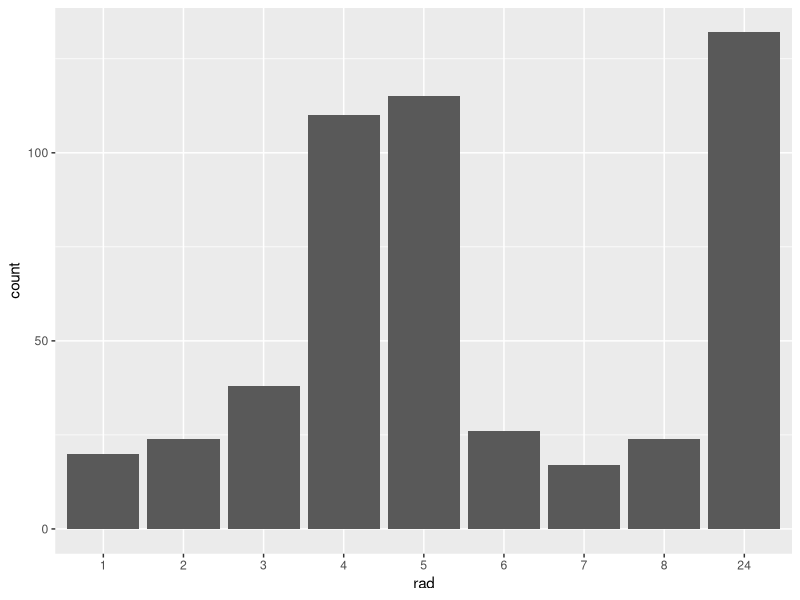
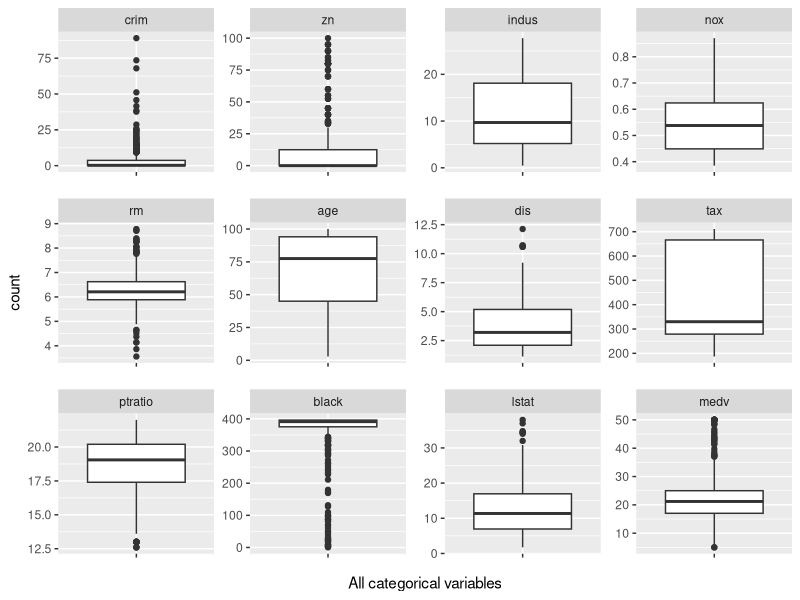
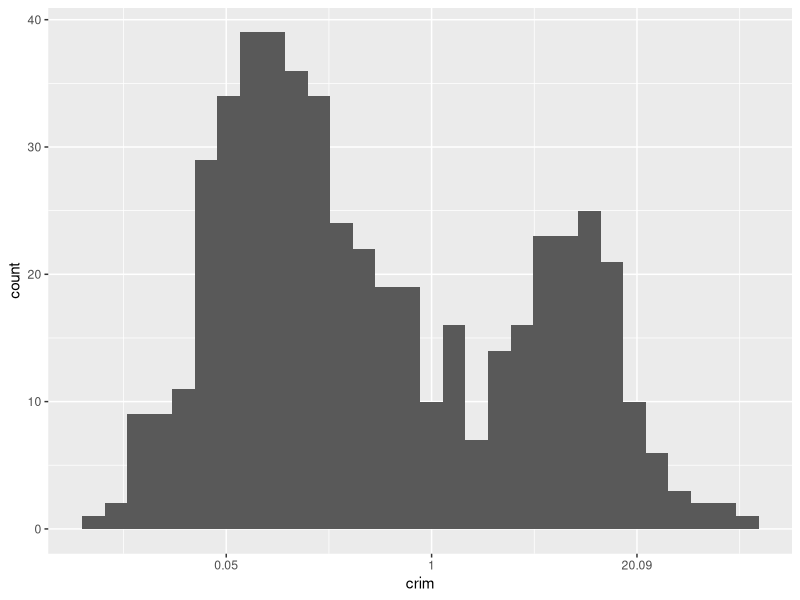

R code for these plots, in order: (Note: this script raises an error after producing the figures.)
## ---- chunk 1
##############################
### Initial setup

knitr::opts_chunk$set(comment=NA, echo=FALSE, warning=FALSE, message=FALSE,
                      fig.align="center")
options(knitr.table.format="html", knitr.table.align="center")
options(digits=4)

rm(list=ls())
## ---- chunk 2

##############################
### Explortory Data Analysis
##############################

library(MASS)
data("Boston")

str(Boston)
sum(is.na(Boston))

mydata = Boston
mydata$chas = factor(mydata$chas, levels=c(0, 1), labels=c("Bounds river","Otherwise"))
mydata$rad = as.factor(mydata$rad)

str(mydata)
## ---- chunk 3

# Table 1: Summary of categorical variable, 'chas'

library(knitr)

kable(summary(mydata$chas), col.names="",
      caption="Table 1: Summary of categorical variable, 'chas'",
      format="html", table.attr = "style='width:40%;'")
## ---- chunk 4

# Figure 1: Histogram of variable 'rad'

library(ggplot2)

ggplot(data=mydata) +
   geom_histogram(aes(rad), stat="count")
## ---- chunk 5

# Figure 2: Boxplots of all 12 quantitative variables

library(reshape2)

melt.data = melt(data=mydata)

ggplot(data=melt.data) +
   geom_boxplot(aes(x="", y=value)) +
   facet_wrap(~variable, scale="free") +
   labs(x="All categorical variables", y="count")
## ---- chunk 6

# Figure 3: Histogram of variable 'crim'

library(car)

ggplot(data=mydata) +
   geom_histogram(aes(crim)) +
   scale_x_continuous(trans="log", labels=function(x) round(x, digits=2))

# Table 2: Summary statistics of 'crim'

table2 = summary(mydata[which.names("crim", colnames(mydata))])

kable(table2, col.names="",
      caption="Table 2: Summary statistics of 'crim'",
      format="html", table.attr = "style='width:40%;'")
## ---- chunk 7

# Figure 4: Scatterplot and correlation plot matrix of the dataset

library(GGally)
ggpairs(mydata)
## ---- chunk 8

# Figure 5: Scatterplots of 'crim' versus other variables

library(gridExtra)

scatterplot_col = function(column, yvar, data) {
   ggplot(data, aes_string(y = yvar)) +
      geom_point(aes_string(x = column))
}

mplot = lapply(colnames(mydata)[-1], scatterplot_col, yvar="crim", data=mydata)

grid.arrange(mplot[[1]], mplot[[2]], mplot[[3]], mplot[[4]], mplot[[5]],
             mplot[[6]], mplot[[7]], mplot[[8]], mplot[[9]], mplot[[10]],
             mplot[[11]], mplot[[12]], mplot[[13]], ncol=3)
## ---- chunk 9

# Figure 6: Scatterplot of 'log.crim' versus other variables

mydata2 = mydata
mydata2$log.crim = log(mydata2$crim)
mydata2 = mydata2[-1]

mplot = lapply(colnames(mydata)[-1], scatterplot_col, yvar="log.crim", data=mydata2)

grid.arrange(mplot[[1]], mplot[[2]], mplot[[3]], mplot[[4]], mplot[[5]],
             mplot[[6]], mplot[[7]], mplot[[8]], mplot[[9]], mplot[[10]],
             mplot[[11]], mplot[[12]], mplot[[13]], ncol=3)
## ---- chunk 10

# Figure 7: Scatterplot of 'log.crim' versus 'exp.black'

mydata3 = mydata2
mydata3$exp.black = exp(10*mydata3$black / max(mydata3$black)) / 100
#mydata3$exp.black = (mydata3$black / max(mydata3$black))^6
mydata3 = mydata3[-which.names("black", colnames(mydata3))]

ggplot(data=mydata3) +
   geom_point(aes(x=exp.black, y=log.crim))
## ---- chunk 11

########################################
### Full Model with Original Variables
########################################

full.lm = lm(crim ~ ., data=mydata)
full.lm_summary = summary.lm(full.lm)
## ---- chunk 12
full.lm_summary
## ---- chunk 13

# Figure 8: Residual vs. fits plot (left), and Normal Q-Q plot of residuals(right)

par(mfrow=c(1,2))

plot(full.lm, which=1)
plot(full.lm, which=2)

## ---- chunk 14

# Figure 9: Standardized residuals vs. fits plot (left), and Standard residuals vs. leverage with contours of Cook's distance

par(mfrow=c(1,2))

plot(full.lm, which=3)
abline(h=sqrt(3), col='blue')

hii = hatvalues(full.lm)
h2 = 2*sum(hii) / length(hii)
h3 = 3*sum(hii) / length(hii)

plot(full.lm, which=5)
abline(v=c(h2, h3), col=c('blue', 'blue'), lty=c(2, 1))
abline(h=3, col='blue')
## ---- chunk 15

# Table 3: VIFs from full model with original variables

kable(vif(full.lm), caption="Table 3: VIFs from full model with original variables",
      format="html", table.attr="style='width:40%;')")
## ---- chunk 16

#############################################
### Full Model with Transformed Variables
#############################################

full.lm1 = lm(log.crim ~ ., data=mydata3)
full.lm1_summary = summary.lm(full.lm1)
## ---- chunk 17
full.lm1_summary
## ---- chunk 18

#############################################
### Manual Model Selection
#############################################

### Ordered full model

full.lm2 = lm(log.crim ~ zn + nox + rad + ptratio + exp.black + age + lstat + chas + indus + dis + rm + tax + medv, data=mydata3)

# Table 4: ANOVA result of transformed full model (Type I, Sequential sum of squares)

kable(anova(full.lm2),
      caption="Table 4: ANOVA result of transformed full model
      <br>(Type I, Sequential sum of squares)",
      format="html", table.attr="style='width:60%;')")
## ---- chunk 19

### Manual model selected

manual.pick = lm(log.crim ~ zn + nox + rad + ptratio + exp.black + age + lstat, data=mydata3)
manual.pick_summary = summary.lm(manual.pick)
## ---- chunk 20
manual.pick_summary
## ---- chunk 21

# Figure 10: Diagnostic plots for transformed and reduce model

par(mfrow=c(2,2))

plot(manual.pick, which=1)
plot(manual.pick, which=2)

plot(manual.pick, which=3)
abline(h=sqrt(3), col='blue')

hii = hatvalues(manual.pick)
h2 = 2*sum(hii) / length(hii)
h3 = 3*sum(hii) / length(hii)

plot(manual.pick, which=5)
abline(v=c(h2, h3), col=c('blue', 'blue'), lty=c(2, 1))
abline(h=c(-3,3), col='blue')

## ---- chunk 22

# Table 5: VIFs from reduced transformed model

kable(vif(manual.pick), caption="Table 5: VIFs from reduced transformed model",
      format="html", table.attr="style='width:40%;')")
## ---- chunk 23

###################################
### Best Subsets Regression
###################################

library(leaps)

# Code from ISLR for predict() method for regsubsets(): not used in calculation
predict.regsubsets = function(object, newdata, id, ...){
  form = as.formula(object$call[[2]])
  mat = model.matrix(form, newdata)
  coefi = coef(object, id=id)
  xvars = names(coefi)
  mat[,xvars]%*%coefi
}
## ---- chunk 24

###################################
# Best Subsets Cross Validation

library(leaps)

npred = 20
nmax = 20  # Total number of predictors including factor levels

k = 10
set.seed(10)
folds = sample(1:k, nrow(mydata3), replace=TRUE)

cv.errors = matrix(NA, k, npred)
train.errors = matrix(NA, k, nmax)

for(j in 1:k) {
   best.subset = regsubsets(log.crim ~ ., data=mydata3[folds!=j,], nvmax=npred)
   train.errors[j,] = summary(best.subset)$rss / best.subset$nn
   
   x.test = model.matrix(log.crim ~ ., data=mydata3[folds==j,])
   y.test = mydata3$log.crim[folds==j]
   
   for(i in 1:npred) {
      coefi = coef(best.subset, id=i)
      pred = x.test[, names(coefi)] %*% coefi
      cv.errors[j,i] = mean((y.test - pred)^2)
   }
}

mean.cv.errors = apply(cv.errors, 2, mean)
mean.train.errors = apply(train.errors, 2, mean)

# Best subset CV optimal number of predictors
index.best = which.min(mean.cv.errors)  

# Test MSE of Best Subsets CV
test.MSE_bestsub = mean.cv.errors[index.best]
## ---- chunk 25

##########################
### Plots and Tables

#Figure 11: Testing and training MSE of Best Subsets

ggplot() +
   geom_point(aes(x=c(1:npred),y=mean.cv.errors, color="Test MSE"), size=3) +
   geom_line(aes(x=c(1:npred),y=mean.cv.errors, color="Test MSE"), linetype="solid") +
   geom_point(aes(x=c(1:npred),y=mean.train.errors, color="Training MSE"), size=3) +
   geom_line(aes(x=c(1:npred),y=mean.train.errors, color="Training MSE"), linetype="solid") +
   scale_x_continuous(breaks=c(1:npred)) +
   geom_vline(xintercept=c(index.best), color="blue") +
   annotate("text", label="min Test MSE", x=16, y=1) +
   labs(x="Number of Predictors", y="Mean Squared Error", color=c("Test/Training")) +
   ggtitle("Test and training mean squared error from cross validation (k=10)")
## ---- chunk 26

###
### Best subset with all data
###

reg.best = regsubsets(log.crim ~ ., data=mydata3, nvmax=nmax)
summary.BS = summary(reg.best)

# Optimal predictor numbers for Mallows Cp, Adj.R2, BIC
BS.Cp = which.min(summary.BS$cp)
BS.AdjR2 = which.max(summary.BS$adjr2)
BS.BIC = which.min(summary.BS$bic)

# Table 6: Number of optimal predictors selected by Best Subsets
BS.summary = data.frame("Method" = c("Mallows Cp", "Adj R2", "BIC", "Cross_Validation"), "Number of Predictors" = c(BS.Cp, BS.AdjR2, BS.BIC, index.best))

kable(BS.summary, caption="Table 6: Number of optimal predictors selected by Best Subsets", format="html", table.attr = "style='width:40%;'")
## ---- chunk 27

# Table 7: Coefficients selected by Best Subsets CV
kable(coef(reg.best, index.best), col.names="",
      caption="Table 7: Coefficients selected by Best Subsets CV",
      format="html", table.attr = "style='width:30%;'")
## ---- chunk 28

# Chekcing coefficients selected by Adj R2 and BIC
names(coef(reg.best, BS.AdjR2))
names(coef(reg.best, BS.BIC))
## ---- chunk 29

##############################
### Ridge Regression
##############################

library(glmnet)

k = 5
x = model.matrix(log.crim ~ ., data=mydata3)[,-1]
y = mydata3$log.crim

grid = 8*10^seq(2, -5, length=100)

# Store errors and best lambda with lambda.min
cv.errors = rep(NA, k)
bestlam_ridge = rep(NA, k)

# Store errors and best lambda with lambda.1se
cv.errors.1se = rep(NA, k)
bestlam_ridge.1se = rep(NA, k)

for(j in 1:k) {
   set.seed(12)
   ridge.cv.out = cv.glmnet(x[folds!=j,], y[folds!=j], alpha=0, nfolds=10, lambda=grid)
   bestlam_min_ridge = ridge.cv.out$lambda.min
   bestlam_1se_ridge = ridge.cv.out$lambda.1se
   
   bestlam_ridge[j] = bestlam_min_ridge
   ridge.cv.pred = predict(ridge.cv.out, s=bestlam_ridge[j], newx=x[folds==j,])
   cv.errors[j] = mean((ridge.cv.pred - y[folds==j])^2)
   
   bestlam_ridge.1se[j] = bestlam_1se_ridge
   ridge.cv.pred.1se = predict(ridge.cv.out, s=bestlam_ridge.1se[j], newx=x[folds==j,])
   cv.errors.1se[j] = mean((ridge.cv.pred.1se - y[folds==j])^2)
}

cv.output_ridge = data.frame("folds"=c(1:k), "lambda"=bestlam_ridge, "Test_MSE"=cv.errors)

cv.output_ridge.1se = data.frame("folds"=c(1:k), "lambda"=bestlam_ridge.1se, "Test_MSE"=cv.errors.1se)
## ---- chunk 30

##############################
### Ridge Regression Plots

###
### for lambda.min
###

avg.bestlam_ridge = mean(bestlam_ridge)
avg.cv.errors = mean(cv.errors)

# Test MSE from Ridge Regression with lambda.min
test.MSE_ridge.min = avg.cv.errors

# Figure.12, fig.cap="Figure 12: Plot of Best lambda(min) vs. folds (left), and plot of Test MSE vs. folds (right)"
pp1 <- ggplot(aes(x=folds, y=lambda), data=cv.output_ridge) +
   geom_point(color="red", size=3) +
   geom_line(color="red", linetype="solid") +
   geom_hline(yintercept = avg.bestlam_ridge) +
   annotate("text", x=(k+1)/2, y=avg.bestlam_ridge+0.0002,
            label=paste("Mean of lambda =", round(avg.bestlam_ridge,4))) +
   labs(x="Folds", y="Best Lambda (min)") +
   ggtitle("Plot of best lambda vs. folds")
   
   
pp2 <- ggplot(aes(x=folds, y=Test_MSE), data=cv.output_ridge) +
   geom_point(color="blue", size=3) +
   geom_line(color="blue", linetype="solid") +
   geom_hline(yintercept = avg.cv.errors) +
   annotate("text", x=(k+1)/2, y=avg.cv.errors+0.01,
            label=paste("Mean of Test MSE =", round(avg.cv.errors,4))) +
   labs(x="Folds", y="Test MSE") +
   ggtitle("Plot of test MSE vs. folds")

grid.arrange(pp1, pp2, ncol=2)
## ---- chunk 31

# Figure 13: MSE vs. log(lambda) from Ridge Regression of the 10th fold
plot(ridge.cv.out)
## ---- chunk 32

###
### for lambda.1se
###

avg.bestlam_ridge.1se = mean(bestlam_ridge.1se)
avg.cv.errors.1se = mean(cv.errors.1se)

# Test MSE from Ridge Regression with lambda.1se 
test.MSE_ridge.1se = avg.cv.errors.1se

pp3 <- ggplot(aes(x=folds, y=lambda), data=cv.output_ridge.1se) +
   geom_point(color="red", size=3) +
   geom_line(color="red", linetype="solid") +
   geom_hline(yintercept = avg.bestlam_ridge.1se) +
   annotate("text", x=(k+1)/2, y=avg.bestlam_ridge.1se+0.005,
            label=paste("Mean of lambda =", round(avg.bestlam_ridge.1se,4))) +
   labs(x="Folds", y="Best Lambda (1SE)") +
   ggtitle("Plot of best lambda vs. folds")
   
   
pp4 <- ggplot(aes(x=folds, y=Test_MSE), data=cv.output_ridge.1se) +
   geom_point(color="blue", size=3) +
   geom_line(color="blue", linetype="solid") +
   geom_hline(yintercept = avg.cv.errors.1se) +
   annotate("text", x=(k+1)/2, y=avg.cv.errors.1se+0.02,
            label=paste("Mean of Test MSE =", round(avg.cv.errors.1se,4))) +
   labs(x="Folds", y="Test MSE") +
   ggtitle("Plot of test MSE vs. folds")

grid.arrange(pp3, pp4, ncol=2)
## ---- chunk 33

###########################################
### Fit Ridge Regression to full dataset

out_ridge = glmnet(x, y, alpha=0, lambda=grid)

#Figure.15, fig.ap="Figure 15: Coefficients vs. log(lambda) for Ridge Regression with full dataset
plot(out_ridge, xvar="lambda", label=T,
     sub=paste("(Vertical lines at lambda .min =", round(avg.bestlam_ridge, 4),
               ", and lambda.1se =", round(avg.bestlam_ridge.1se, 4), ")"))
abline(v=c(log(avg.bestlam_ridge), log(avg.bestlam_ridge.1se) ))
## ---- chunk 34

###
### Calculate MSE of Ride Regression using the full data
###

# for lambda(min)
pred = predict(out_ridge, s=avg.bestlam_ridge, newx=x, exact=T, x=x, y=y)
MSE_ridge.min = mean((pred - y)^2)
cat("Ridge regression MSE with full data:", MSE_ridge.min,
    "(lambda.min =", round(avg.bestlam_ridge,4),")")

coef.bestlam_ridge = coef(out_ridge, s=avg.bestlam_ridge, exact=T, x=x, y=y)[,1]

# for lambda(1se)
pred = predict(out_ridge, s=avg.bestlam_ridge.1se, newx=x, exact=T, x=x, y=y)
MSE_ridge.1se = mean((pred - y)^2)
cat("Ridge regression MSE with full data:", MSE_ridge.1se,
    "(lambda =", round(avg.bestlam_ridge.1se,4),")")

coef.bestlam_ridge.1se = coef(out_ridge, s=avg.bestlam_ridge.1se,
                              exact=T, x=x, y=y)[,1]
## ---- chunk 35

### Sanity check1 (both should equal)
mean(full.lm2$residuals^2)

pred_0 = predict(out_ridge, s=0, newx=x, exact=T, x=x, y=y)
mean((pred_0 - y)^2)
## ---- chunk 36

###################################
### Lasso Rgression
###################################

grid = 10^seq(1, -5, length=100)

cv.errors = rep(NA, k)
bestlam_lasso = rep(NA, k)

cv.errors.1se = rep(NA, k)
bestlam_lasso.1se = rep(NA, k)

for(j in 1:k) {
   set.seed(12)
   lasso.cv.out = cv.glmnet(x[folds!=j,], y[folds!=j], alpha=1, nfolds=10, lambda=grid)
   bestlam_min_lasso = lasso.cv.out$lambda.min
   bestlam_1se_lasso = lasso.cv.out$lambda.1se
   
   bestlam_lasso[j] = bestlam_min_lasso
   lasso.cv.pred = predict(lasso.cv.out, s=bestlam_lasso[j], newx=x[folds==j,])
   cv.errors[j] = mean((lasso.cv.pred - y[folds==j])^2)
   
   bestlam_lasso.1se[j] = bestlam_1se_lasso
   lasso.cv.pred.1se = predict(lasso.cv.out, s=bestlam_lasso.1se[j], newx=x[folds==j,])
   cv.errors.1se[j] = mean((lasso.cv.pred.1se - y[folds==j])^2)
}

cv.output_lasso = data.frame("folds"=c(1:k), "lambda"=bestlam_lasso, "Test_MSE"=cv.errors)

cv.output_lasso.1se = data.frame("folds"=c(1:k), "lambda"=bestlam_lasso.1se, "Test_MSE"=cv.errors.1se)
## ---- chunk 37

##############################
### Lasso Regression Plots

###
### for lambda.min
###

avg.bestlam_lasso = mean(bestlam_lasso)
avg.cv.errors = mean(cv.errors)

# Test MSE from Lasso Regression with lambda.min
test.MSE_lasso.min = avg.cv.errors

# Figure 16: Plot of Best lambda(min) vs. folds (left), and plot of Test MSE vs. folds (right) for Lasso Regression
pp1 <- ggplot(aes(x=folds, y=lambda), data=cv.output_lasso) +
   geom_point(color="red", size=3) +
   geom_line(color="red", linetype="solid") +
   geom_hline(yintercept = avg.bestlam_lasso) +
   annotate("text", x=(k+1)/2, y=avg.bestlam_lasso+0.00007,
            label=paste("Mean of lambda =", round(avg.bestlam_lasso,4))) +
   labs(x="Folds", y="Best Lambda (min)") +
   ggtitle("Plot of best lambda vs. folds")
   
pp2 <- ggplot(aes(x=folds, y=Test_MSE), data=cv.output_lasso) +
   geom_point(color="blue", size=3) +
   geom_line(color="blue", linetype="solid") +
   geom_hline(yintercept = avg.cv.errors) +
   annotate("text", x=(k+1)/2, y=avg.cv.errors+0.015,
            label=paste("Mean of Test MSE =", round(avg.cv.errors,4))) +
   labs(x="Folds", y="Test MSE") +
   ggtitle("Plot of test MSE vs. folds")

grid.arrange(pp1, pp2, ncol=2)
## ---- chunk 38

# Figure 17: MSE vs. log(lambda) from Lasso Regression of the 10th fold
plot(lasso.cv.out)
## ---- chunk 39

###
### for lambda.1se
###

avg.bestlam_lasso.1se = mean(bestlam_lasso.1se)
avg.cv.errors.1se = mean(cv.errors.1se)

# Test MSE from Lasso Regression with lambda.1se
test.MSE_lasso.1se = avg.cv.errors.1se

pp3 <- ggplot(aes(x=folds, y=lambda), data=cv.output_lasso.1se) +
   geom_point(color="red", size=3) +
   geom_line(color="red", linetype="solid") +
   geom_hline(yintercept = avg.bestlam_lasso.1se) +
   annotate("text", x=(k+1)/2, y=avg.bestlam_lasso.1se+0.0008,
            label=paste("Mean of lambda =", round(avg.bestlam_lasso.1se,4))) +
   labs(x="Folds", y="Best Lambda (1SE)") +
   ggtitle("Plot of best lambda vs. folds")
   
   
pp4 <- ggplot(aes(x=folds, y=Test_MSE), data=cv.output_lasso.1se) +
   geom_point(color="blue", size=3) +
   geom_line(color="blue", linetype="solid") +
   geom_hline(yintercept = avg.cv.errors.1se) +
   annotate("text", x=(k+1)/2, y=avg.cv.errors.1se+0.015,
            label=paste("Mean of Test MSE =", round(avg.cv.errors.1se,4))) +
   labs(x="Folds", y="Test MSE") +
   ggtitle("Plot of test MSE vs. folds")

grid.arrange(pp3, pp4, ncol=2)
## ---- chunk 40

###########################################
### Fit Lasso Regression to full dataset

out_lasso = glmnet(x, y, alpha=1, lambda=grid)

# Figure 19: Coefficients vs. log(lambda) for Ridge Regression with full dataset
plot(out_lasso, xvar="lambda", label=T,
     sub=paste("(Vertical lines at lambda.min =", round(avg.bestlam_lasso, 4),
               ", and lambda.1se =", round(avg.bestlam_lasso.1se, 4), ")"))
abline(v=c(log(avg.bestlam_lasso), log(avg.bestlam_lasso.1se) ))
## ---- chunk 41

###
### Calculate MSE of Lasso Regression using the full data
###

# for lambda(min)
pred = predict(out_lasso, s=avg.bestlam_lasso, newx=x, exact=T, x=x, y=y)
MSE_lasso.min = mean((pred - y)^2)
cat("Lasso regression MSE with full data:", MSE_lasso.min,
    "(lambda =", round(avg.bestlam_lasso,4),")")

coef.bestlam_lasso = coef(out_lasso, s=avg.bestlam_lasso, exact=T, x=x, y=y)[,1]

# for lambda(1se)
pred = predict(out_lasso, s=avg.bestlam_lasso.1se, newx=x, exact=T, x=x, y=y)
MSE_lasso.1se = mean((pred - y)^2)
cat("Lasso regression MSE with full data:", MSE_lasso.1se,
    "(lambda =", round(avg.bestlam_lasso.1se,4),")")

coef.bestlam_lasso.1se = coef(out_lasso, s=avg.bestlam_lasso.1se,
                              exact=T, x=x, y=y)[,1]
## ---- chunk 42

### Sanity check2 (both should equal)
mean(full.lm2$residuals^2)

pred_0 = predict(out_ridge, s=0, newx=x, exact=T, x=x, y=y)
mean((pred_0 - y)^2)
## ---- chunk 43

########################################################################
### Calculate Test and Training MSE for Full and Manual models

cv.errors_full = c(NA, k)
train.errors_full = c(NA, k)

cv.errors_manual = c(NA, k)
train.errors_manual = c(NA, k)

for(j in 1:k) {
   OLS.full = lm(log.crim ~ ., data=mydata3[folds!=j,])
   train.errors_full[j] = sum(OLS.full$residuals^2) / length(OLS.full$residuals)
   
   OLS.manual = lm(log.crim ~ zn + nox + rad + ptratio + exp.black + age + lstat,
                   data=mydata3[folds!=j,])
   train.errors_manual[j] = sum(OLS.manual$residuals^2) / length(OLS.manual$residuals)
   
   y.test = mydata3$log.crim[folds==j]
   
   pred_full = predict(OLS.full, newdata=mydata3[folds==j,])
   pred_manual = predict(OLS.manual, newdata=mydata3[folds==j,])
   
   cv.errors_full[j] = mean((pred_full - y.test)^2)
   cv.errors_manual[j] = mean((pred_manual - y.test)^2)
}

test.MSE_full = mean(cv.errors_full)
train.MSE_full = mean(train.errors_full)
test.MSE_manual = mean(cv.errors_manual)
train.MSE_manual = mean(train.errors_manual)
## ---- chunk 44

###################################
### Make summary table
###################################

# Table of model coefficients
coef.table = matrix(NA, 21, 7, dimnames=list(names(coef(full.lm1)), c("Full_model", "Manual", "Best_sub", "Ridge(min)", "Ridge(1se)", "Lasso(min)", "Lasso(1se)")))

coef.table[, 1] = full.lm1$coefficients
coef.table[names(manual.pick$coefficients),2 ] = manual.pick$coefficients
coef.table[names(coef(reg.best, index.best)), 3] = coef(reg.best, index.best)
coef.table[names(coef.bestlam_ridge), 4] = coef.bestlam_ridge
coef.table[names(coef.bestlam_ridge.1se), 5] = coef.bestlam_ridge.1se
coef.table[names(coef.bestlam_lasso), 6] = coef.bestlam_lasso
coef.table[names(coef.bestlam_lasso.1se), 7] = coef.bestlam_lasso.1se

coef.table[coef.table == 0] = NA

# MSE with all data
MSE_full = sum(full.lm1$residuals^2) / nrow(mydata3)
MSE_manual = sum(manual.pick$residuals^2) / nrow(mydata3)
MSE_bestsub = summary(reg.best)$rss[index.best]/reg.best$nn

MSE_all.data = c(MSE_full, MSE_manual, MSE_bestsub, MSE_ridge.min, MSE_ridge.1se,
                MSE_lasso.min, MSE_lasso.1se)

# Test MSE
test.MSE = c(test.MSE_full, test.MSE_manual, test.MSE_bestsub, test.MSE_ridge.min,
             test.MSE_ridge.1se, test.MSE_lasso.min, test.MSE_lasso.1se)

# Join coefficient table and metrics
summary.table = rbind(coef.table, MSE_all.data, test.MSE)
rownames(summary.table)[22:23] = c("MSE(all_data)","Test_MSE")

# Table 8: Summary table of model metric and coefficients
summary.table = round(summary.table, digits=4)
kable(summary.table, caption="Table 8: Summary table of model metric and coefficients", format="html", table.attr = "style='width:90%;'") 
## ---- chunk 45

#######################################
### DISCUSSION: Table for Best subsets

BS.table = matrix(0, 20, 21, dimnames=list(c(1:20), names(coef(full.lm1))))
BS.coef = coef(reg.best, c(1:npred))

for(i in c(1:20)) {
   BS.table[i,names(BS.coef[[i]])] = BS.coef[[i]]
}

BS.table_df = data.frame(BS.table)
BS.table_df$np = c(1:20)
colnames(BS.table_df)[1] = "intercept"
colnames(BS.table_df)[4] = "chasOth"

melt.BS.table = melt(BS.table_df, id.vars=c("np"))
## ---- chunk 46

# Figure 20: Coefficients vs. number of predictors for Best subsets

ggplot(data=melt.BS.table) +
   geom_line(aes(x=np, y=value, color=variable)) +
   scale_x_continuous(trans="reverse", breaks=c(1:20)) +
   labs(x="Number of predictors", y="Coefficients")
## ---- chunk 47

############################################################
### Top 5 pick by Best Subsets and Lasso Regression

# Best Subsets
BS.best5.coef = coef(reg.best, c(1:5))
BS.best5.MSE = summary.BS$rss[1:5] / reg.best$nn

# Lasso Regression
grid = 10^seq(0.3, -0.3, length=100)
lambda.pick = grid[c(15, 19, 83, 87, 88)] # Picked lambda for each predictor number

out_lasso5 = glmnet(x, y, alpha=1, lambda=grid)
out_lasso5.summary = summary(out_lasso5)

Lasso.best5 = list()
Lasso.best5.MSE = rep(NA, length(lambda.pick))

for(i in c(1:length(lambda.pick))) {
   Lasso.best5[[i]] = coef(out_lasso5, s=lambda.pick[i], exact=T, x=x, y=y)[,1]
   pred = predict(out_lasso5, s=lambda.pick[i], newx=x, exact=T, x=x, y=y)
   Lasso.best5.MSE[i] = mean((pred - y)^2)
}
## ---- chunk 48
# Table of model coefficients
feature.select = matrix(NA, 21, 10, dimnames=list(names(coef(full.lm1)), c("Best(n=1)","Lasso(n=1)","Best(n=2)","Lasso(n=2)","Best(n=3)","Lasso(n=3)","Best(n=4)","Lasso(n=4)","Best(n=5)","Lasso(n=5)")))

for(i in c(1:length(lambda.pick))) {
   feature.select[names(BS.best5.coef[[i]]),2*i-1] = BS.best5.coef[[i]]
   feature.select[names(Lasso.best5[[i]]),2*i] = Lasso.best5[[i]]
}

feature.select[feature.select == 0] = NA

kable(feature.select, caption="Table 9: Selected coefficients for first 5 predictors from Best subsets and Lasso regression", 
      format="html", table.attr = "style='width:100%;'")
